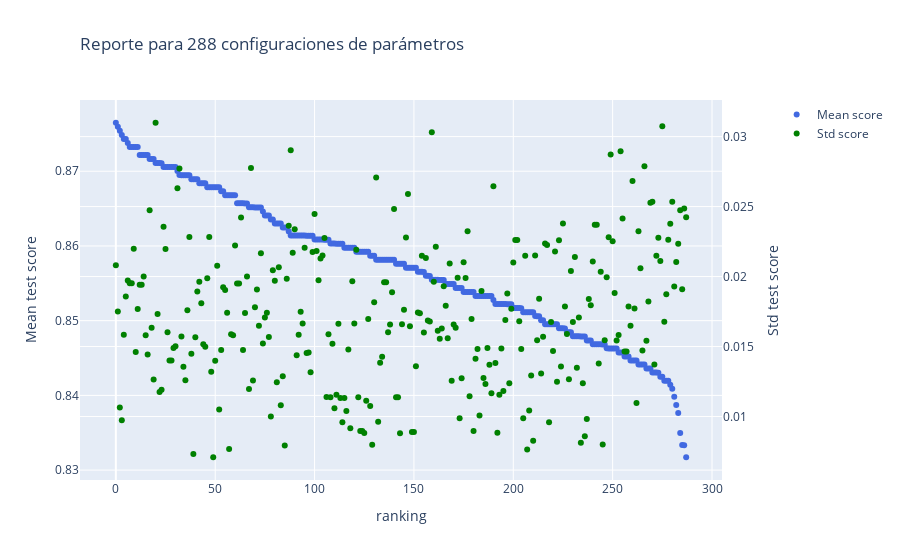

Here is the notebook cell this chart was saved with:
### Code cell
fig = go.Figure()

fig = make_subplots(specs=[[{"secondary_y": True}]])

fig.add_trace(go.Scatter(x=df.index, y=df['mean_test_score'], 
                         name='Mean score', mode='markers', marker=dict(color='royalblue'),
                         yaxis='y1',
                         text=df['params'].astype('str')
                         )
             )

fig.add_trace(go.Scatter(x=df.index, y=df['std_test_score'], 
                         name='Std score', mode='markers', marker=dict(color='green'),
                         yaxis = 'y2',
                         text=df['params'].astype('str')
                         )
             )

fig.update_layout(
    title=go.layout.Title(
        text="Reporte para {} configuraciones de parámetros".format(len(df)),
        xref="paper",
        x=0
    ),
    xaxis_title="ranking",
    yaxis_title="Mean test score",
    yaxis2_title="Std test score", 
 )

### Figure 1 — Plotly figure (JSON) as saved in the notebook; plotly's stock layout.template omitted (floating-point values rounded to 4 significant figures; data arrays with more than 128 entries replaced by an {"elided": "..."} marker saying what was removed)
{"data": [{"marker": {"color": "royalblue"}, "mode": "markers", "name": "Mean score", "text": {"elided": "288 str values"}, "type": "scatter", "x": {"elided": "288 int values"}, "y": {"elided": "288 float values"}, "yaxis": "y"}, {"marker": {"color": "green"}, "mode": "markers", "name": "Std score", "text": {"elided": "288 str values"}, "type": "scatter", "x": {"elided": "288 int values"}, "y": {"elided": "288 float values"}, "yaxis": "y2"}], "layout": {"title": {"text": "Reporte para 288 configuraciones de parámetros", "x": 0, "xref": "paper"}, "xaxis": {"anchor": "y", "domain": [0, 0.94], "title": {"text": "ranking"}}, "yaxis": {"anchor": "x", "domain": [0, 1], "title": {"text": "Mean test score"}}, "yaxis2": {"anchor": "x", "overlaying": "y", "side": "right", "title": {"text": "Std test score"}}}}
